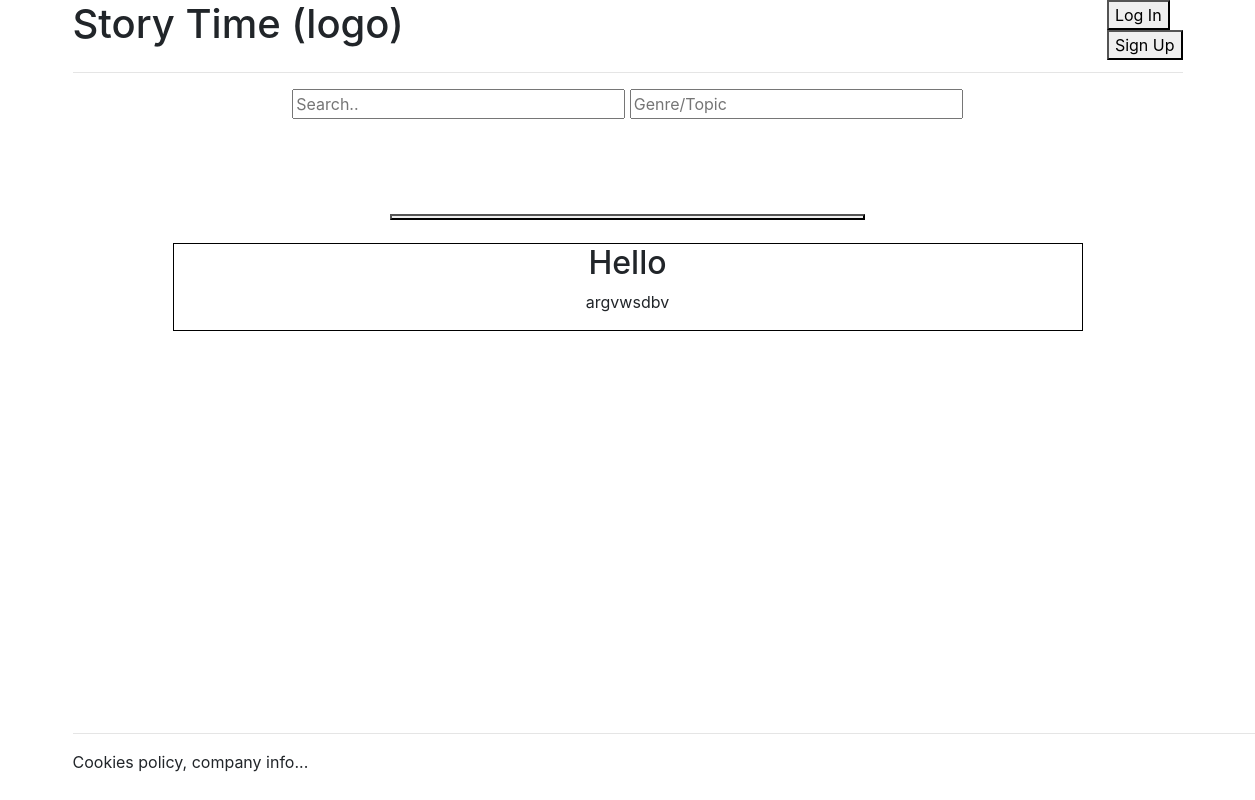
/, run on an earlier commit of the app's database.
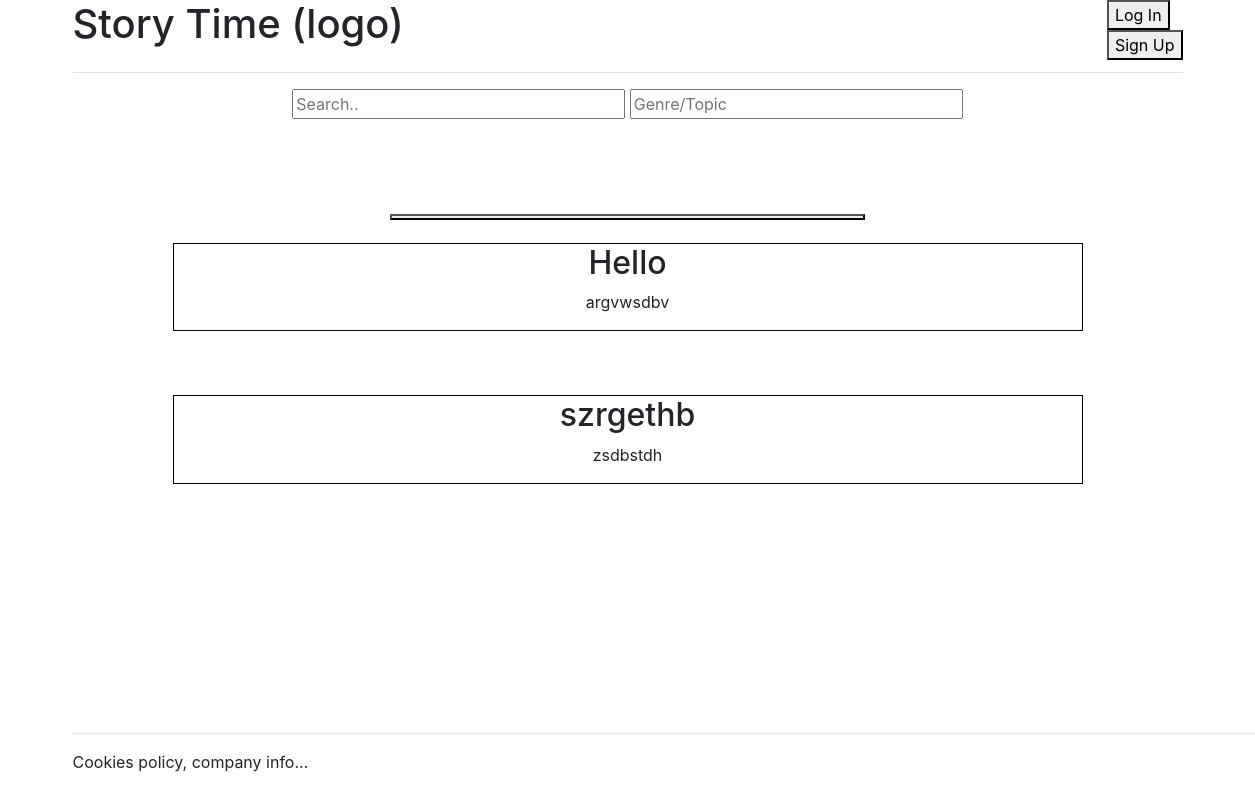
And on a later commit of the database.
### blog/models.py (models this page shows)
class story(models.Model):
	title = models.CharField('Story name',max_length=100)
	text = models.TextField()
	user = models.ManyToManyField(User)
	def __str__(self):
		return self.title

### blog/views.py (the view)
# urls.py: path("", views.home, name="home"),
def home(request):
	request.user
	story_list = story.objects.all()
	template = loader.get_template("blog/main_page.html")
	return render(request, "blog/main_page.html", {'story_list':story_list})

### blog/templates/blog/main_page.html (shortened to what this page needs)
{% extends './base.html' %}
{% block content %}
<body>
    <section class="nav_bar">
        <header style="display: inline-block;">
            <h1>Story Time (logo)</h1>
        </header>
        <div class="topbuttons" style="float:right;">
            {% if user.is_authenticated %}
            <a href="{% url 'profile' user.username %}">
            <button>Profile</button>
            </a>
            <br>
            <a href="logout">
            <button>Log Out</button>
            </a>
            <br>
            <a href="my_stories">
            <button>My Stories</button>
            </a>
            {% else %}
            <a href="login">
            <button>Log In</button>
            </a>
            <br>
            <a href="register">
            <button>Sign Up</button>
            </a>
            {% endif %}
        </div>
    </section>
    <hr>
    <div class="topnav" style="align-content: center; text-align: center;">
        <input type="text" placeholder="Search.." style="width: 30%;">
        <input type="text" placeholder="Genre/Topic" style="width: 30%;">
    </div>
    <section class="content" style="text-align: center; padding: 80px;">
        <div style="align-content: center; text-align: center;">
            <a href="new_story">
                <button style="width: 50%;">
                </button>
            </a>
        </div>
        {% for story in story_list %}
		<article class="story" style="padding: 20px;">
		    <div class="story" style="border: 1px solid black;">
		        <h2>{{story}}</h2>
		        <p>
		            {{story.text}}
		        </p>
		    </div>
		</article>
        	<br>
	{% endfor %}
    </section>
    <footer style="position: absolute; bottom: 10px; width: 100%;">
        <hr>
        <p>Cookies policy, company info...</p>
    </footer>
</body>
{% endblock %}

### blog/templates/blog/base.html (shortened to what this page needs)
<!DOCTYPE html>
<html>
<head>
  <link rel="stylesheet" href="https://stackpath.bootstrapcdn.com/bootstrap/4.4.1/css/bootstrap.min.css">
</head>
<body>
  <main>
    <div class="container">
    {% block content %}
    {% endblock %}
    </div>
  </main>
</body>
</html>

What changed in the data, as far as the page shows it:
added story: title "szrgethb", text "zsdbstdh"
